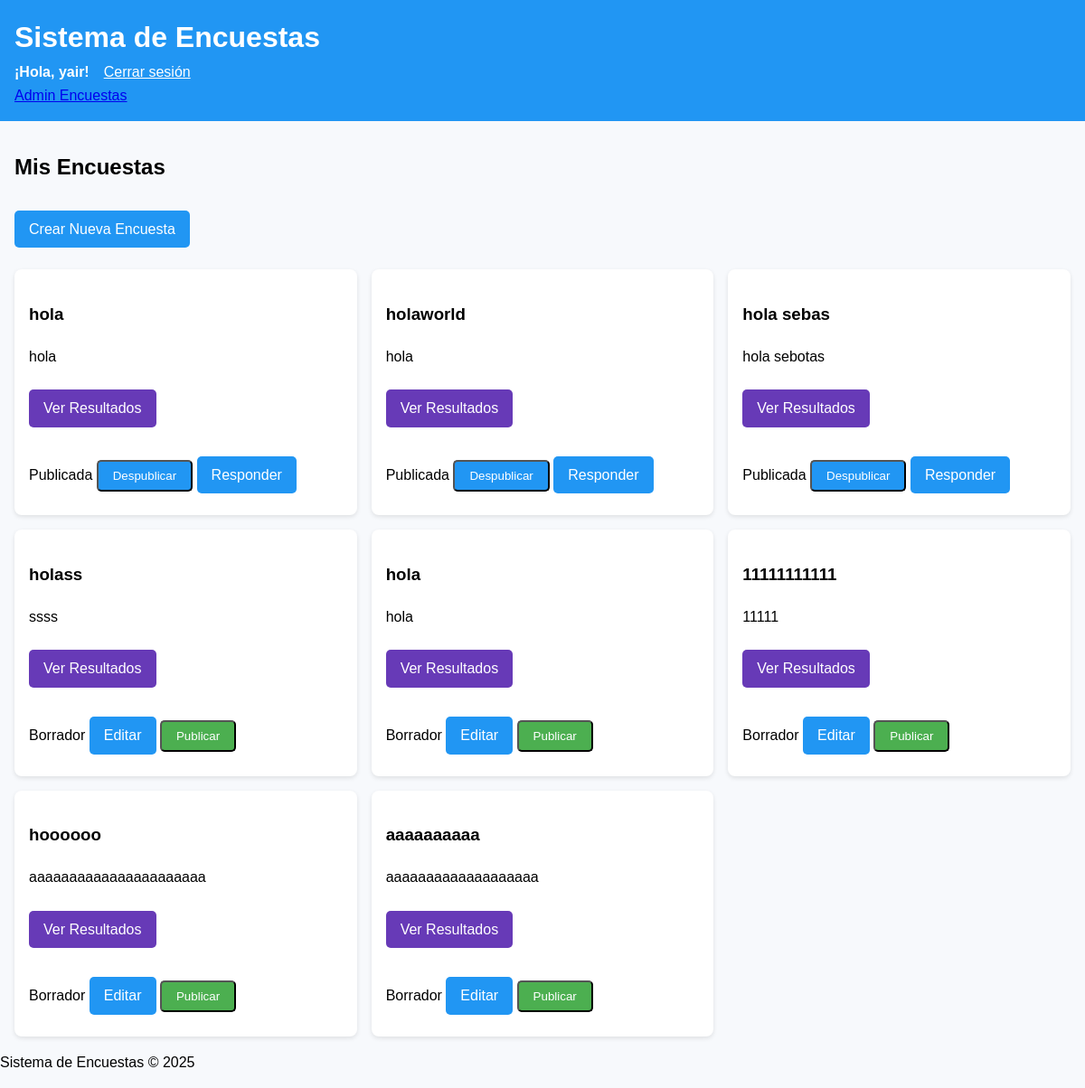
The app's page / (signed in) with its own data.
### survey_app/models.py (models this page shows, shortened)
class Survey(models.Model):
    title = models.CharField(max_length=200)
    description = models.TextField()
    created_by = models.ForeignKey(User, on_delete=models.CASCADE)
    created_at = models.DateTimeField(auto_now_add=True)
    is_published = models.BooleanField(default=False)

### survey_app/views.py (the view)
# urls.py: path('', views.survey_list, name='survey_list'),
@login_required
def survey_list(request):
    if request.user.is_staff:
        surveys = Survey.objects.filter(created_by=request.user)
    else:
        surveys = Survey.objects.filter(is_published=True)
    return render(request, 'survey_app/survey_list.html', {'surveys': surveys})

### survey_app/templates/survey_app/survey_list.html (shortened to what this page needs)
{% extends 'survey_app/base.html' %}
{% load static %}
{% block content %}
<h2>Mis Encuestas</h2>
{% if user.is_staff %}
<a href="{% url 'create_survey' %}" class="btn">Crear Nueva Encuesta</a>
{% endif %}
<div class="survey-grid">
    {% for survey in surveys %}
    <div class="survey-card">
        <div class="survey-content">
            <h3>{{ survey.title }}</h3>
            <p>{{ survey.description }}</p>
        </div>
        <div class="survey-actions">
            {% if user.is_staff %}
                <div class="action-group">
                    <a href="{% url 'survey_results' survey.id %}" class="btn results-btn">Ver Resultados</a>
                </div>
                {% if not survey.is_published %}
                    <div class="status-group">
                        <span class="status-badge draft">Borrador</span>
                        <a href="{% url 'edit_survey' survey.id %}" class="btn">Editar</a>
                        <button type="submit" form="publish-form-{{ survey.id }}" class="btn publish-btn">Publicar</button>
                    </div>
                {% else %}
                    <div class="status-group">
                        <span class="status-badge published">Publicada</span>
                        <button type="submit" form="unpublish-form-{{ survey.id }}" class="btn unpublish-btn">Despublicar</button>
                        {% if user == survey.created_by %}
                            <a href="{% url 'respond_survey' survey.id %}" class="btn respond-btn">Responder</a>
                        {% endif %}
                    </div>
                {% endif %}
            {% elif survey.is_published %}
                <a href="{% url 'respond_survey' survey.id %}" class="btn respond-btn">Responder</a>
            {% endif %}
        </div>
    </div>
{% endfor %}
{% endblock content %}

### survey_app/templates/survey_app/base.html (shortened to what this page needs)
{% load static %}
<!DOCTYPE html>
<html lang="es">
<head>
    <link rel="stylesheet" href="{% static 'survey_app/css/styles.css' %}">
    <link rel="stylesheet" href="https://cdnjs.cloudflare.com/ajax/libs/font-awesome/5.15.4/css/all.min.css">
</head>
<body>
    <header>
        <h1>Sistema de Encuestas</h1>
    {% if user.is_authenticated %}
        <div class="user-info">
            <span class="username">¡Hola, {{ user.username }}!</span>
            <form action="{% url 'logout' %}" method="post" class="logout-form">
                <button type="submit" class="logout-btn">Cerrar sesión</button>
            </form>
        </div>
    {% else %}
        <a href="{% url 'login' %}" class="login-link">Iniciar sesión</a>
    {% endif %}
    {% if user.is_staff %}
    <nav class="staff-nav">
        <a href="{% url 'admin_survey' %}" class="nav-link">Admin Encuestas</a>
    </nav>
    {% endif %}
    </header>
    <main>
        {% block content %}
        {% endblock %}
    </main>
    <footer>
        <p>Sistema de Encuestas &copy; {% now "Y" %}</p>
    </footer>
</body>
</html>

### survey_app/static/survey_app/css/styles.css (style rules this page uses)
body { font-family: Arial, sans-serif; background-color: #f7f9fc; margin: 0; padding: 0; line-height: 1.6; }
header { background-color: #2196f3; color: white; padding: 1rem; margin-bottom: 2rem; }
header h1 { margin: 0; }
main { padding: 0 1rem; max-width: 1200px; margin: 0 auto; }
.btn { display: inline-block; background-color: #2196f3; color: white; padding: 0.5rem 1rem; text-decoration: none; border-radius: 5px; margin: 0.5rem 0; }
.survey-grid { display: grid; grid-template-columns: repeat(auto-fill, minmax(300px, 1fr)); gap: 1rem; margin-top: 1rem; }
.survey-card { background: white; padding: 1rem; border-radius: 8px; box-shadow: 0 2px 5px rgba(0,0,0,0.1); }
.survey-actions { margin-top: 1rem; display: flex; gap: 0.5rem; }
.publish-btn { background-color: #4caf50; color: white; }
.logout-form { display: inline; margin: 0; padding: 0; }
.logout-btn { background: none; border: none; color: white; cursor: pointer; text-decoration: underline; font: inherit; padding: 0; }
.user-info { display: flex; align-items: center; gap: 1rem; }
.username { color: white; font-weight: bold; }
.results-btn { background-color: #673AB7; color: white; margin-right: 0.5rem; }
.respond-btn { background-color: #2196F3; color: white; }
.survey-actions { display: flex; flex-wrap: wrap; gap: 0.5rem; align-items: center; margin-top: 1rem; }
.action-group { display: flex; gap: 0.5rem; margin-bottom: 0.5rem; }

### records on screen
Survey: title "hola", description "hola", shows "Responder"
Survey: title "holaworld", description "hola", shows "Responder"
Survey: title "hola sebas", description "hola sebotas", shows "Responder"
Survey: title "holass", description "ssss"
Survey: title "hola", description "hola"
Survey: title "11111111111", description "11111"
Survey: title "hoooooo", description "aaaaaaaaaaaaaaaaaaaaaa"
Survey: title "aaaaaaaaaa", description "aaaaaaaaaaaaaaaaaaa"

### other values on screen
{{ user.username }} "yair"
